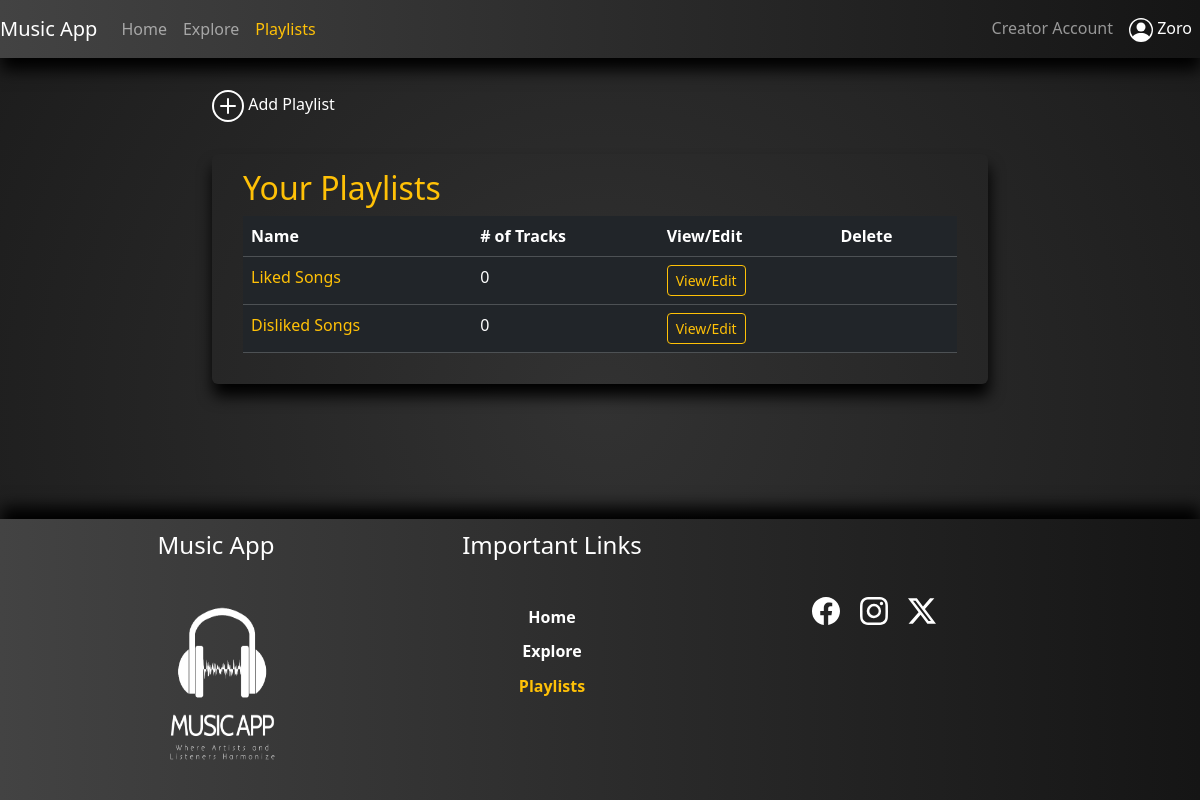
Screenshot of /playlists (signed in) with the database file from the repository.
### app/models.py (models this page shows, shortened)
class Users(UserMixin, db.Model):
    id = db.Column(db.Integer(), autoincrement=True, primary_key=True)
    u_userType = db.Column(db.String(50), nullable=False)
    u_status = db.Column(db.String(50), nullable=False)
    u_flag = db.Column(db.Integer(), nullable=False)
    u_fName = db.Column(db.String(100), nullable=False)
    u_lName = db.Column(db.String(100))
    u_gender = db.Column(db.String(50), nullable=False)
    u_username = db.Column(db.String(100), nullable=False, unique=True)
    u_email = db.Column(db.String(200), nullable=False)
    u_password = db.Column(db.String(1000), nullable=False)
    albums = db.relationship('Albums', backref='users')
    songs = db.relationship('Songs', backref='users')
    playlists = db.relationship('Playlists', backref='users')

class Playlists(UserMixin, db.Model):
    id = db.Column(db.Integer(), autoincrement=True, primary_key=True)
    p_name = db.Column(db.String(100), nullable=False)
    p_noOfTracks = db.Column(db.Integer(), nullable=False)
    songIds_list = db.Column(db.String(250))
    user_id = db.Column(db.Integer(), db.ForeignKey('users.id'),nullable=False)

### app/views.py (the view, shortened to what this page needs)
@app.route('/playlists', methods=['GET','POST'])
@login_required
def playlists():
    form = PlaylistForm()
    if request.method == 'GET':
        allPlaylists = Playlists.query.filter_by(user_id=current_user.id).all()
        return render_template('/user/playlists.html',uP="active text-warning", form=form, p_list=allPlaylists)

### app/views.py (called while the page is built)
@login_manager.user_loader
def load_user(user_id):
    return Users.query.get(user_id)

### app/templates/user/playlists.html (shortened to what this page needs)
{% extends 'layouts/base.html' %}
{% block content %}
<div class="container-fluid">
    <div class="row">
        <div class="col-md-8 offset-md-2 col-lg-8 offset-lg-2 col-sm-10 offset-sm-1">
            <div class="myCreatePlaylistCont rounded mt-4 mb-4">
                <nav>
                    <ul class="navbar-nav">
                        <li class="nav-item">
                            <button class="nav-link" type="button" data-bs-toggle="collapse" data-bs-target="#addPlaylist"
                                aria-expanded="false" aria-controls="collapseExample">
                                Add Playlist
                            </button>
                        </li>
                    </ul>
                </nav>
            </div>
            <div class="myExploreCont rounded mt-4 mb-4">
                <h2 class="text-captialized text-warning">Your Playlists</h2>
                <table class="table table-dark table-hover rounded table-responsive{-sm|-md|-lg}">
                    <thead>
                        <tr>
                            <th scope="col">Name</th>
                            <th scope="col"># of Tracks</th>
                            <th scope="col">View/Edit</th>
                            <th scope="col">Delete</th>
                        </tr>
                    </thead>
                    <tbody>
                        {% for p in p_list %}
                        <tr>
                            <td class="text-warning">{{p['p_name']}}</td>
                            <td>{{p['p_noOfTracks']}}</td>
                            <td>
                                <a href="{{url_for('viewEditPlaylist', vEId=p['id'])}}" style="text-decoration: none;">
                                    <button class="btn btn-outline-warning btn-sm">View/Edit</button>
                                </a>
                            </td>
                            <td>
                            </td>
                        </tr>
                        {% endfor %}
                    </tbody>
                </table>
            </div>
        </div>
    </div>
</div>
{% endblock %}

### app/templates/includes/nav.html (shortened to what this page needs)
<nav class="navbar navbar-expand-lg navbar-expand-md myNavbar bg-light navbar-dark sticky-top">
    {% if current_user.is_authenticated %}
        {% if current_user.u_userType == 'Admin' %}
        <a class="navbar-brand" href="{{url_for('adminHome')}}">Music App</a>
        {% else %}
        <a href="{{url_for('userHome')}}" class="navbar-brand">Music App</a>
        {% endif %}
    {% endif %}
        <div class="collapse navbar-collapse" id="navbarNav">
            <ul class="navbar-nav">
                <li class="nav-item">
                    {% if current_user.is_authenticated %}
                        {% if current_user.u_userType == 'Admin' %}
                            <a class="nav-link {{aH}}" aria-current="page" href="{{url_for('adminHome')}}">Home</a>
                        {% else %}
                        <a class="nav-link {{uH}}" aria-current="page" href="{{url_for('userHome')}}">Home</a>
                        {% endif %}
                    {% endif %}
                </li>
                <li class="nav-item">
                    {% if current_user.is_authenticated %}
                        {% if current_user.u_userType == 'Admin' %}
                            <a class="nav-link {{aAN}}" href="{{url_for('analytics')}}">Analytics</a>
                        {% else %}
                            <a href="{{url_for('exploreMusic')}}" class="nav-link {{uE}}">Explore</a>
                        {% endif %}
                    {% endif %}
                </li>
                <li class="nav-item">
                    {% if current_user.is_authenticated %}
                        {% if current_user.u_userType == 'Admin' %}
                            <a class="nav-link {{aT}}" href="{{url_for('allTracks')}}">Tracks</a>
                        {% else %}
                            <a href="{{url_for('playlists')}}" class="nav-link {{uP}}">Playlists</a>
                        {% endif %}
                    {% endif %}
                </li>
            </ul>
            <ul class="navbar-nav ms-auto">
                <li class="nav-item">
                    {% if current_user.is_authenticated  and current_user.u_userType != 'Admin' %}
                    <a href="{{url_for('creatorHome')}}" class="nav-link {{cH}}">Creator Account</a>
                    {% endif %}
                </li>
                <li class="nav-item dropdown show">
                    {% if current_user.is_authenticated %}
                    <a href="#" class="nav-link active" id="dropdownMenu" data-toggle="dropdown" aria-haspopup="true" aria-expanded="false">
                        {{current_user.u_fName}}
                    </a>
                    {% endif %}
                </li>
            </ul>
        </div>
</nav>

### app/static/css/musicStreamingStyle.css (style rules this page uses)
body { min-height: 100vh; display: flex; flex-direction: column; background: radial-gradient(circle at 50.1% 50.1%, rgb(50, 50, 50) 0%, rgb(28, 28, 28) 99.4%); color: #fff; }
.myNavbar { background-color:#434343; background-image: linear-gradient(to right, #434343 0%, #151515 100%); box-shadow: 1px 12px 15px #000; }
.myNavbar>div>ul>li { color: #fff; }
.myExploreCont { background-color: transparent; box-shadow: 1px 12px 15px #000; padding: 2% 4%; max-height: 70vh; overflow-y: scroll; }
.myExploreCont>table>tbody>tr>td>a { text-decoration: none; }

### rows the page displays
Users: u_fName "Zoro"
Playlists: p_name "Liked Songs", p_noOfTracks "0"
Playlists: p_name "Disliked Songs", p_noOfTracks "0"
